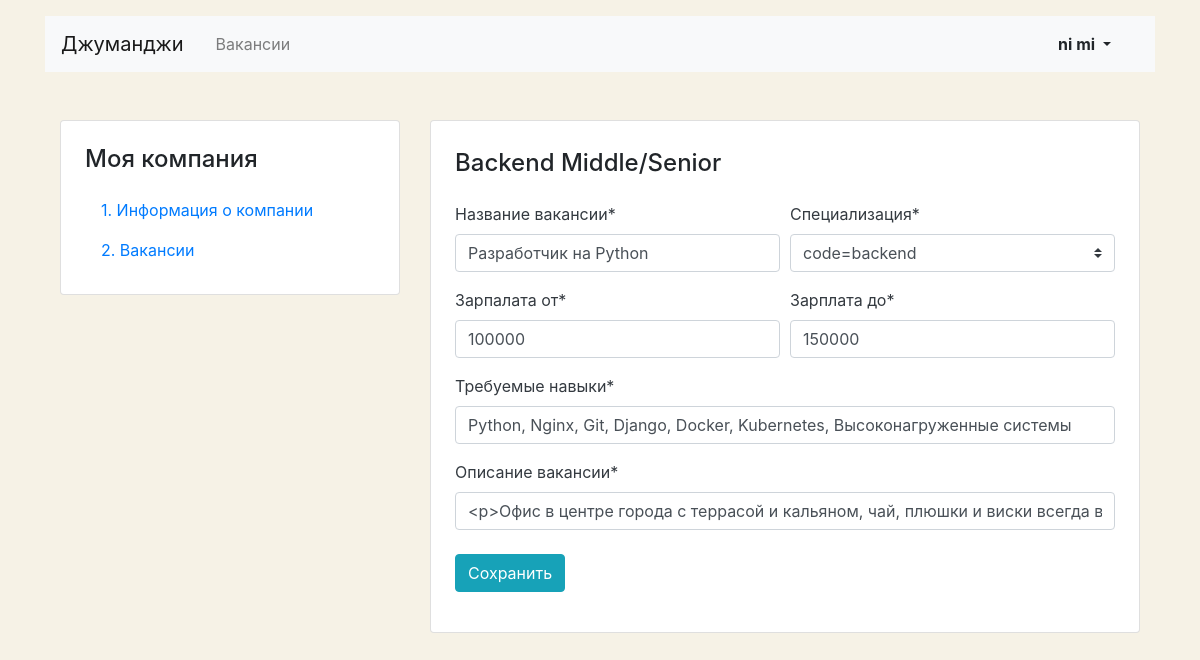
The page /mycompany/vacancies/1/ (signed in) on the database as committed earlier.
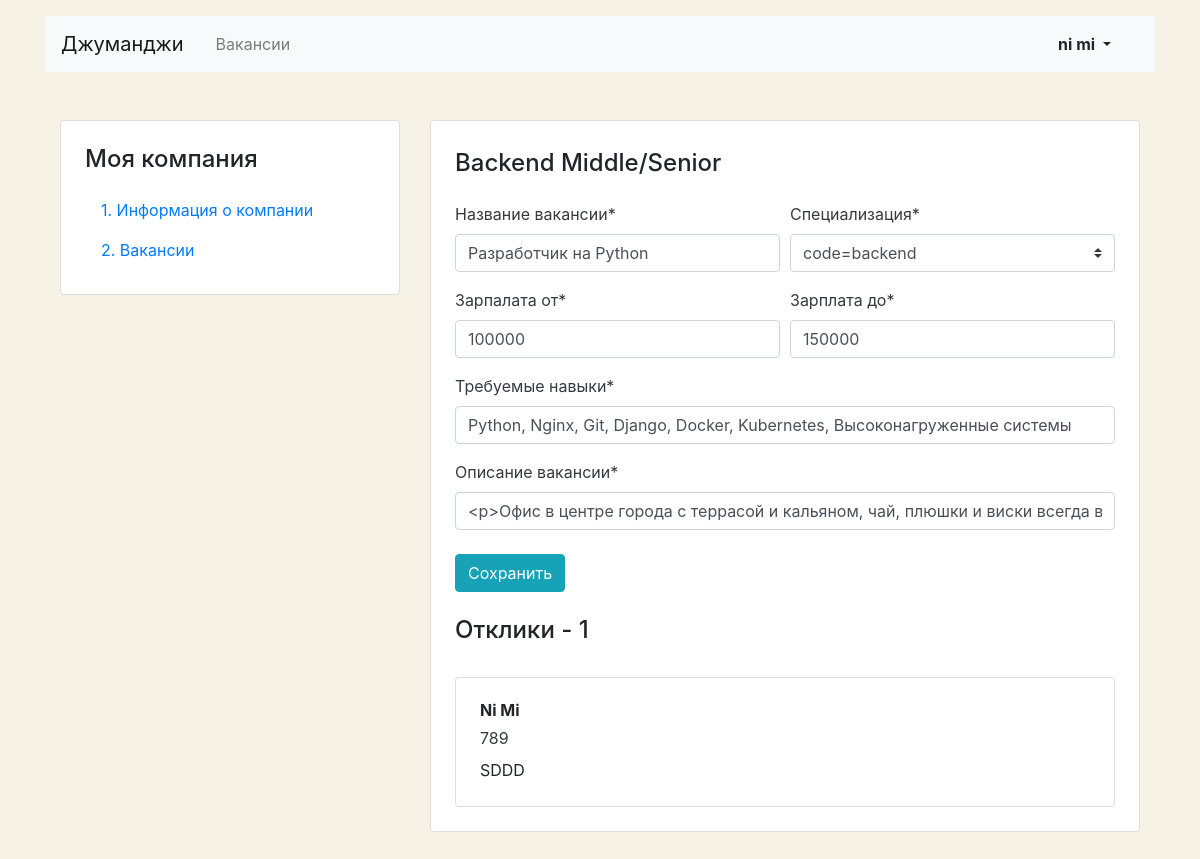
The same page on the database as committed later.
### job/models.py (models this page shows)
class Application(models.Model):
    written_username = models.CharField(max_length=64)
    written_phone = models.CharField(max_length=64)
    written_cover_letter = models.TextField()
    vacancy = models.ForeignKey(Vacancy, related_name='applications', on_delete=models.CASCADE)
    user = models.ForeignKey(User, related_name='applications', on_delete=models.CASCADE)

### job/views/account.py (the view, shortened to what this page needs)
# urls.py: path('mycompany/vacancies/<int:vacancy_id>/', MyCompanyVacancyView.as_view(), name='single_vacancy'),
@method_decorator(login_required, name='dispatch')
class MyCompanyVacancyView(View):
    def get(self, request, vacancy_id):
        if not Company.objects.filter(owner_id=request.user.id).exists():
            return render(request, 'job/company-create.html')
        vacancy = get_object_or_404(Vacancy, id=vacancy_id)
        applications = Application.objects.filter(vacancy_id=vacancy_id)
        context = {
            'form': EditVacancyForm(instance=vacancy),
            'applications': applications,
        }
        return render(request, 'job/vacancy-edit.html', context)

### job/forms.py
class EditVacancyForm(forms.ModelForm):
    class Meta:
        model = Vacancy
        fields = ['title', 'specialty', 'skills', 'description', 'salary_min', 'salary_max']
        labels = {
            'title': 'Название вакансии',
            'specialty': 'Специализация',
            'salary_min': 'Зарпалата от',
            'salary_max': 'Зарплата до',
            'skills': 'Требуемые навыки',
            'description': 'Описание вакансии',
        }
    def __init__(self, *args, **kwargs):
        super().__init__(*args, **kwargs)
        self.helper = FormHelper()
        self.helper.form_method = 'post'
        self.helper.label_class = 'mb-2 text-dark'
        self.helper.add_input(Submit('submit', 'Сохранить', css_class='btn btn-info'))
        self.helper.layout = Layout(
            Row(Column('title'), Column('specialty')),
            Row(Column('salary_min'), Column('salary_max')),
            Row(Column('skills')),
            Row(Column('description')),
        )

### job/models.py (called while the page is built)
    def __str__(self):
        return f'code={self.code}'

### job/templates/job/vacancy-edit.html (shortened to what this page needs)
{% extends 'job/base.html' %}
{% block content %}
  <main class="container mt-3 pb-5">
    <div class="row mt-5">
      {% include 'job/MyCompany_sidebar_menu.html' %}
      <div class="col-12 col-lg-8">
        <div class="card">
          <div class="card-body px-4 pb-4 tab-content">
            <section>
              <h2 class="h4 pt-2 pb-3">Backend Middle/Senior</h2>
              {% load crispy_forms_tags %}
              {% crispy form form.helper %}
              {% if applications %}
                <h2 class="h4 pt-2 pb-3">Отклики - {{ applications|length }}</h2>
                  {% for application in applications %}
              <div class="card mt-3">
                <div class="card-body px-4">
                  <p class="mb-1 font-weight-bold">{{ application.written_username }}</p>
                  <p class="mb-2"><a href="tel:{{ application.written_phone }}" class="text-dark">{{ application.written_phone }}</a></p>
                  <p class="mb-1">{{ application.written_cover_letter }}</p>
                </div>
              </div>
                  {% endfor %}
              {% endif %}
            </section>
          </div>
        </div>
      </div>
    </div>
  </main>
{% endblock %}

Rows that differ between the two databases and show on the page:
added Application: written_username "Ni Mi", written_phone "789", written_cover_letter "SDDD"
Other text that changed with them:
{{ applications|length }}: (not shown) → "1"
text now shown: "Отклики -"
